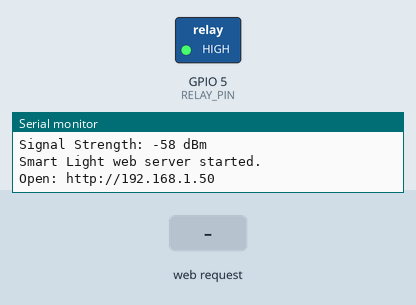
A sketch run on a simulated ESP32. Parts: switched loads named in the sketch (green lamp = pin HIGH), the last lines printed to the serial monitor. Inputs (shaded band) come from the test bench. WiFi joins after 1.5 s; servers stay silent unless stated.

Above: at 2.7 s.
2.8 s: HTTP request GET /on received
At 3.3 s:
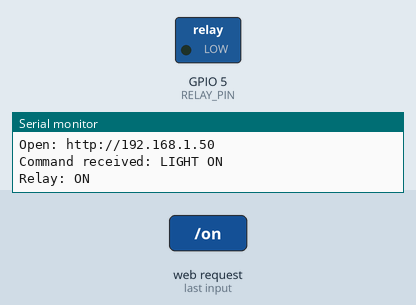
4.3 s: HTTP request GET /off received
At 5.6 s:
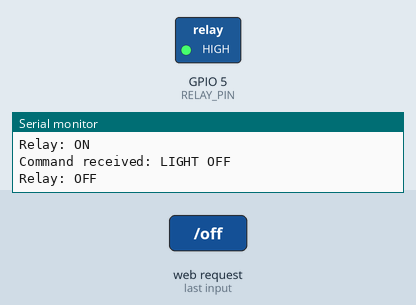
Timing chart, 0 to 7.3 s (numbered marks = the images above; inputs shaded):
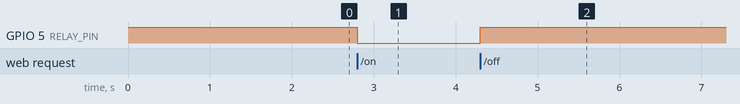

The sketch:

wifi_smart_light.ino
```cpp
/*
  IoT Student Lab
  Project 27: Wi-Fi Smart Light

  Platform: ESP32
  Actuator: Relay Module + Low-Voltage DC Light
  Concept: Wi-Fi + Web Control + Relay + IoT Actuator

  Learning Flow:
  Browser → Wi-Fi → ESP32 → Relay → Light
*/

#include <WiFi.h>
#include <WebServer.h>

// --------------------------------------------------
// Wi-Fi Configuration
// --------------------------------------------------

const char* WIFI_SSID = "YOUR_WIFI_NAME";
const char* WIFI_PASSWORD = "YOUR_WIFI_PASSWORD";

// --------------------------------------------------
// Hardware
// --------------------------------------------------

const int RELAY_PIN = 5;

// Most common relay modules are active LOW.
// LOW  = Relay ON
// HIGH = Relay OFF

const int RELAY_ON = LOW;
const int RELAY_OFF = HIGH;

// --------------------------------------------------
// Web Server
// --------------------------------------------------

WebServer server(80);

bool lightState = false;

// --------------------------------------------------
// Generate Web Page
// --------------------------------------------------

String buildWebPage() {

  String status = lightState ? "ON" : "OFF";

  String page = R"rawliteral(
<!DOCTYPE html>

<html>

<head>

<meta name="viewport"
      content="width=device-width, initial-scale=1">

<title>ESP32 Smart Light</title>

<style>

body {
  font-family: Arial, sans-serif;
  background: #f4f4f4;
  text-align: center;
  margin: 0;
  padding: 30px 15px;
}

.container {
  max-width: 600px;
  margin: auto;
  background: white;
  padding: 30px;
  border-radius: 14px;
}

h1 {
  margin-bottom: 5px;
}

.card {
  background: #eeeeee;
  padding: 20px;
  margin: 20px 0;
  border-radius: 10px;
}

.status {
  font-size: 30px;
  font-weight: bold;
}

.button {
  display: inline-block;
  padding: 15px 32px;
  margin: 8px;
  color: white;
  text-decoration: none;
  border-radius: 8px;
  font-size: 18px;
}

.on {
  background: green;
}

.off {
  background: red;
}

.info {
  text-align: left;
  line-height: 1.8;
}

.warning {
  margin-top: 20px;
  font-size: 14px;
}

</style>

</head>

<body>

<div class="container">

<h1>IoT Student Lab</h1>

<p>Project 27 — Wi-Fi Smart Light</p>

<div class="card">

<h2>Light Control</h2>

<p class="status">
Light: )rawliteral";

  page += status;

  page += R"rawliteral(
</p>

<a class="button on" href="/on">
Turn ON
</a>

<a class="button off" href="/off">
Turn OFF
</a>

</div>

<div class="card">

<h2>ESP32 Network</h2>

<div class="info">

<strong>SSID:</strong> )rawliteral";

  page += WiFi.SSID();

  page += R"rawliteral(<br>

<strong>IP Address:</strong> )rawliteral";

  page += WiFi.localIP().toString();

  page += R"rawliteral(<br>

<strong>RSSI:</strong> )rawliteral";

  page += String(WiFi.RSSI());

  page += R"rawliteral( dBm<br>

<strong>Relay GPIO:</strong> 5

</div>

</div>

<div class="warning">

Low-voltage demonstration only.
Do not connect mains voltage.

</div>

</div>

</body>

</html>
)rawliteral";

  return page;
}

// --------------------------------------------------
// Home Page
// --------------------------------------------------

void handleRoot() {

  server.send(
    200,
    "text/html",
    buildWebPage()
  );
}

// --------------------------------------------------
// Turn Light ON
// --------------------------------------------------

void handleLightOn() {

  lightState = true;

  digitalWrite(
    RELAY_PIN,
    RELAY_ON
  );

  Serial.println("Command received: LIGHT ON");
  Serial.println("Relay: ON");

  server.send(
    200,
    "text/html",
    buildWebPage()
  );
}

// --------------------------------------------------
// Turn Light OFF
// --------------------------------------------------

void handleLightOff() {

  lightState = false;

  digitalWrite(
    RELAY_PIN,
    RELAY_OFF
  );

  Serial.println("Command received: LIGHT OFF");
  Serial.println("Relay: OFF");

  server.send(
    200,
    "text/html",
    buildWebPage()
  );
}

// --------------------------------------------------
// 404 Handler
// --------------------------------------------------

void handleNotFound() {

  String message = "404 - Page Not Found\n\n";

  message += "Requested URI: ";
  message += server.uri();

  server.send(
    404,
    "text/plain",
    message
  );
}

// --------------------------------------------------
// Connect to Wi-Fi
// --------------------------------------------------

void connectToWiFi() {

  WiFi.mode(WIFI_STA);

  WiFi.begin(
    WIFI_SSID,
    WIFI_PASSWORD
  );

  Serial.print("Connecting to Wi-Fi");

  while (
    WiFi.status() != WL_CONNECTED
  ) {

    delay(500);
    Serial.print(".");
  }

  Serial.println();

  Serial.println("Wi-Fi connected!");

  Serial.print("SSID: ");
  Serial.println(WiFi.SSID());

  Serial.print("IP Address: ");
  Serial.println(WiFi.localIP());

  Serial.print("Signal Strength: ");
  Serial.print(WiFi.RSSI());
  Serial.println(" dBm");
}

// --------------------------------------------------
// Setup
// --------------------------------------------------

void setup() {

  pinMode(
    RELAY_PIN,
    OUTPUT
  );

  // Keep relay OFF during startup.
  digitalWrite(
    RELAY_PIN,
    RELAY_OFF
  );

  Serial.begin(115200);

  Serial.println();
  Serial.println("================================");
  Serial.println("      IoT Student Lab");
  Serial.println(" Project 27: Wi-Fi Smart Light");
  Serial.println("================================");

  connectToWiFi();

  server.on(
    "/",
    handleRoot
  );

  server.on(
    "/on",
    handleLightOn
  );

  server.on(
    "/off",
    handleLightOff
  );

  server.onNotFound(
    handleNotFound
  );

  server.begin();

  Serial.println("Smart Light web server started.");

  Serial.print("Open: http://");
  Serial.println(WiFi.localIP());
}

// --------------------------------------------------
// Main Loop
// --------------------------------------------------

void loop() {

  server.handleClient();
}
```

Measured:
- after the input at 2.8 s, GPIO 5 (RELAY_PIN): HIGH → LOW at once
- after the input at 4.3 s, GPIO 5 (RELAY_PIN): LOW → HIGH at once
